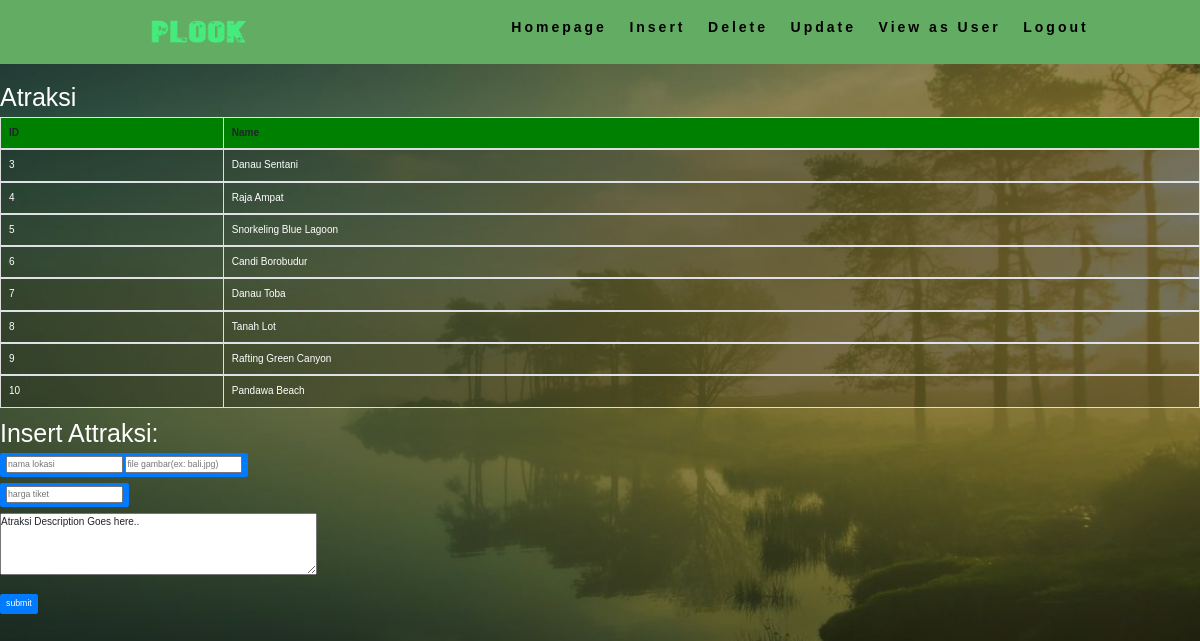
Screenshot of /admin/InsertController.php?id=Atraksi with the database file from the repository.
### tables this page shows
CREATE TABLE `atraksi` (
  `nama` varchar(100) DEFAULT NULL,
  `harga` int(11) DEFAULT NULL,
  `image` varchar(100) DEFAULT NULL,
  `id` int(11) NOT NULL,
  `description` varchar(100) DEFAULT NULL
);

### admin/InsertController.php (the view, shortened to what this page needs)
<?php
require_once('../Controller/connection.php');
?>
<!DOCTYPE html>
<html lang="en" dir="ltr">
  <head>
    <link rel="stylesheet" href="http://maxcdn.bootstrapcdn.com/bootstrap/3.3.5/css/bootstrap.min.css">
    <link rel="stylesheet" href="https://maxcdn.bootstrapcdn.com/bootstrap/4.1.1/css/bootstrap.min.css">
    <link rel="stylesheet" href="../css/style.css">
    <link rel="stylesheet" href="../css/search.css">
    <link rel="stylesheet" href="../css/grid.css">
    <link rel="stylesheet" href="https://cdnjs.cloudflare.com/ajax/libs/font-awesome/4.7.0/css/font-awesome.min.css">
    <link rel="stylesheet" href="../css/slideshow.css">
    <link rel="stylesheet" href="../css/helper.css">
    <link rel="stylesheet" href="../css/background.css">
  </head>
  <body>
  <div class="grid">
    <div class="header">
    <nav>
<div class="logo">
<a href="admin.php"><img title="" src="../gambar\logo2.png" style="width:200px;height:80px;"/></a>
</div>
<ul class="nav-links">
<li><a href="admin.php">Homepage</a></li>
<li><a href="Insert.php">Insert</a></li>
<li><a href="Delete.php">Delete</a></li>
<li><a href="Update.php">Update</a></li>
<li><a href="../index.php">View as User</a></li>
<li><a href="../logout.php">Logout</a></li>
</ul>
</nav>
</div>
<?php
if(isset($_GET['id'])){
    $id=$_GET['id'];
}
else{
    $id=$_POST['id'];
}
if($id=="User"){
}
elseif($id=="Hotel"){
?>
<h1>Hotel</h1>
<?php
$query="SELECT * FROM hotels";
$result=mysqli_query($connection,$query);
$rowcount = mysqli_num_rows($result);
echo "<table class='table table-bordered table-striped table-hover'>
      <thead>
      <tr>
      <th>ID</th>
        <th>Name</th>
      </tr>
      </thead>";
while($row=$result->fetch_row()){
      echo "<tbody><tr>";
      echo "<td>" . $row[3] . "</td>";
      echo "<td>" . $row[0] . "</td>";
      echo "</tr>";
}
$result->free_result();
echo " </tbody></table>";
?>
<div class="input-form">
<form method="post">
<h1>Hotel Name/Pic</h1>
<div class="btn btn-primary btn-sm float-left">
<input type="text" name="nama" value="" placeholder="name" style="color:black" required>
<input type="text" name="gambar" value="" placeholder="gambar(ex:hotel.jpg)" style="color:black" required>
</div>
<br>
<br>
<h1>Hotel description:</h1>
<textarea name="Hotel_detail" rows="4" cols="50">
Hotel Description Goes here..
</textarea>
<h1>Room (1)</h1>
<div class="btn btn-primary btn-sm float-left">
<input type="hidden" name="id" value="Hotel">
<input type="text" name="type1" value="" placeholder="Room Type(1)" style="color:black" required>
<input type="text" name="bed1" value="" placeholder="Bed Type(1)" style="color:black" required>
<input type="number" name="price1" value="" placeholder="Price Type(1)" style="color:black" required>
<input type="number" name="capacity1" value="" placeholder="Max.person Type(1)" style="color:black" required>
<input type="number" name="bedQ1" value="" placeholder="bed Quantity" style="color:black" required>
<input type="text" name="luas1" value="" placeholder="Luas(ex: 40m) Type(1)" style="color:black" required>
<input type="text" name="sarapan1" value="" placeholder="Sarapan Gratis/Tanpa Sarapan" style="color:black" required>
<input type="text" name="wifi1" value="" placeholder="Wifi Gratis/tanpa Wifi" style="color:black" required>
</div>
<br>
<br>
<h1>Room (2)</h1>
<div class="btn btn-primary btn-sm float-left">
<input type="text" name="type2" value="" placeholder="Room Type(2)" style="color:black" required>
<input type="text" name="bed2" value="" placeholder="Bed Type(2)" style="color:black" required>
<input type="number" name="price2" value="" placeholder="Price Type(2)" style="color:black" required>
<input type="number" name="capacity2" value="" placeholder="Max.person Type(2)" style="color:black" required>
<input type="number" name="bedQ2" value="" placeholder="bed Quantity" style="color:black" required>
<input type="text" name="luas2" value="" placeholder="Luas(ex: 40m) Type(2)" style="color:black" required>
<input type="text" name="sarapan2" value="" placeholder="Sarapan Gratis/Tanpa Sarapan" style="color:black" required>
<input type="text" name="wifi2" value="" placeholder="Wifi Gratis/tanpa Wifi" style="color:black" required>
</div>
<br>
<br>
<h1>Note:</h1>
<li>Hotel Description (maximum:300 character)</li>
<li>bed type (ex: queen bed, double bed, etc)</li>
<li>room type (ex: VIP room, family room, etc)</li>
<li>Price type (ex: 1333445, 2223790, etc "without Rp" )</li>
<li>Luas type (ex: 20m, 40m, etc)</li>
<li>Sarapan (ex: Sarapan gratis / Tanpa Sarapan)</li>
<li>Wifi (ex: Wifi gratis / Tanpa Wifi)</li>
<br>
<div class="btn btn-primary btn-sm float-left">
<input type="submit" name="submit" value="submit">
</div>
</form>
</div>
<?php
}
elseif($id=="Transportation"){
    ?>
    <h1>Transportation</h1>
    <?php
    $query="SELECT * FROM transportation";
    $result=mysqli_query($connection,$query);
    $rowcount = mysqli_num_rows($result);
    echo "<table class='table table-bordered table-striped table-hover'>
          <thead>
          <tr>
          <th>ID</th>
            <th>Name</th>
          </tr>
          </thead>";
    while($row=$result->fetch_row()){
          echo "<tbody><tr>";
          echo "<td>" . $row[7] . "</td>";
          echo "<td>" . $row[0] . "</td>";
          echo "</tr>";
    }
    $result->free_result();
    echo " </tbody></table>";
    ?>
    <div class="input-form">
    <form method="post">
    <h1>Insert:</h1>
    <div class="btn btn-primary btn-sm float-left">
    <input type="hidden" name="id" value="Transportation" style="color:black" required>
    <input type="text" name="nama" value="" placeholder="nama" style="color:black" required>
    <input type="text" name="gambar" placeholder="file gambar(ex: bali.jpg)" style="color:black" required>
    </div>
    <br>
    <br>
    <div class="btn btn-primary btn-sm float-left">
    <input type="text" name="supir" placeholder="supir(sudah/belum)" style="color:black" required>
    <input type="text" name="BBM" placeholder="BBM(sudah/belum)" style="color:black" required>
    <input type="number" name="harga" placeholder="harga" style="color:black" required>
    <input type="number" name="waktu" placeholder="jangka waktu sewa" style="color:black" required>
    <input type="number" name="capacity" placeholder="capacity(ex: 14 orng)" style="color:black" required>
    </div>
    <br>
    <br>
    <div class="btn btn-primary btn-sm float-left">
    <input type="submit" name="submit" value="submit">
    </div>
    </form>
    </div>
    <?php
}
elseif($id=="Atraksi"){
    ?>
    <h1>Atraksi</h1>
    <?php
    $query="SELECT * FROM atraksi";
    $result=mysqli_query($connection,$query);
    echo "<table class='table table-bordered table-striped table-hover'>
          <thead>
          <tr>
          <th>ID</th>
            <th>Name</th>
          </tr>
          </thead>";
    while($row=$result->fetch_row()){
          echo "<tbody><tr>";
          echo "<td>" . $row[3] . "</td>";
          echo "<td>" . $row[0] . "</td>";
          echo "</tr>";
    }
    echo " </tbody></table>";
    ?>
    <div class="input-form">
    <form method="post">
    <h1>Insert Attraksi:</h1>
    <div class="btn btn-primary btn-sm float-left">
    <input type="text" name="nama" value="" placeholder="nama lokasi" style="color:black" required>
    <input type="text" name="gambar" value="" placeholder="file gambar(ex: bali.jpg)" style="color:black" required>
    </div>
    <br>
    <br>
    <div class="btn btn-primary btn-sm float-left">
    <input type="number" name="harga" placeholder="harga tiket" value="" style="color:black" required>
    </div>
    <br>
    <br>
    <textarea name="atraksi_detail" rows="4" cols="50">
Atraksi Description Goes here..
</textarea>
<br>
<br>
    <div class="btn btn-primary btn-sm float-left">
    <input type="submit" name="submit" value="submit">
    </div>
    </form>
    </div>
    <?php
}
?>
</div>
  </body>
</html>

### css/style.css (style rules this page uses)
* { padding: 0; margin: 0; font-family: sans-serif; }
nav { display: flex; justify-content: space-around; align-items: center; height: 8vh; background-color:rgb(99, 172, 99); font-family: sans-serif; }
.logo { text-align: left; }
.nav-links { display: flex; justify-content: space-around; width: 50%; z-index: 9999; }
.nav-links li { list-style: none; }
.nav-links a { color:black; text-decoration: none; letter-spacing: 3px; font-weight: bold; font-size: 14px; }

### css/search.css (style rules this page uses)
input[type=submit] { border:none; background: none; }

### css/grid.css (style rules this page uses)
.grid { display: grid; grid-template-columns: 1fr; grid-template-rows: auto auto auto; grid-template-areas: "header" "content" "footer" ; }
.header { grid-area: header; }

### css/background.css (style rules this page uses)
body { background:linear-gradient(rgba(0,0,0,0.4),rgba(0,0,0,0.4)), url(../gambar/simple2.jpg) no-repeat center center fixed; -webkit-background-size: cover; -moz-background-size: cover; -o-background-size: cover; background-size: cover; }

### admin/InsertController.php (style rules this page uses)
thead { background-color:green; }
nav { margin-bottom:1.5%; }
h1 { color:white; }
tbody { background-color:#0003; color:white; }
li { color:white; }

### rows the page displays
atraksi: id "3", nama "Danau Sentani"
atraksi: id "4", nama "Raja Ampat"
atraksi: id "5", nama "Snorkeling Blue Lagoon"
atraksi: id "6", nama "Candi Borobudur"
atraksi: id "7", nama "Danau Toba"
atraksi: id "8", nama "Tanah Lot"
atraksi: id "9", nama "Rafting Green Canyon"
atraksi: id "10", nama "Pandawa Beach"
